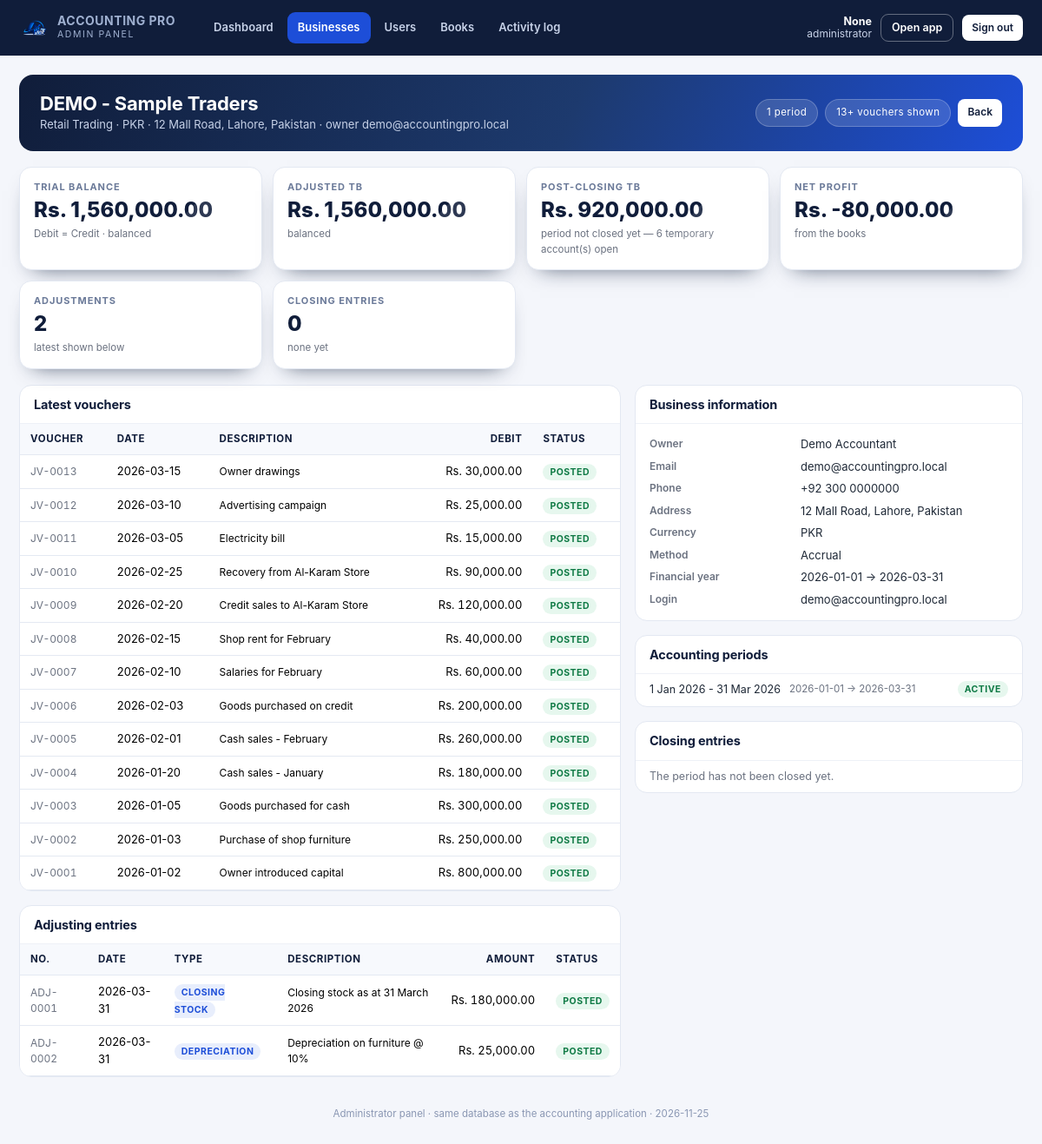
The page /admin/business/1 (signed in) on the database its author committed.
### models.py (models this page shows, shortened)
class Business(db.Model):
    __tablename__ = "businesses"
    id = db.Column(Integer, primary_key=True)
    user_id = db.Column(Integer, ForeignKey("users.id", ondelete="CASCADE"),
                        nullable=False, index=True)
    name = db.Column(String(190), nullable=False)
    logo = db.Column(String(255))
    owner_name = db.Column(String(150))
    address = db.Column(Text)
    phone = db.Column(String(50))
    email = db.Column(String(190))
    business_type = db.Column(String(100))
    currency = db.Column(String(8), default="PKR", nullable=False)
    fy_start = db.Column(Date, default=lambda: date(2026, 1, 1), nullable=False)
    fy_end = db.Column(Date, default=lambda: date(2026, 3, 31), nullable=False)
    accounting_method = db.Column(String(20), default="Accrual", nullable=False)
    description = db.Column(Text)
    created_at = db.Column(DateTime, default=datetime.utcnow, nullable=False)
    updated_at = db.Column(DateTime, default=datetime.utcnow, onupdate=datetime.utcnow)
    user = relationship("User", back_populates="businesses")
    periods = relationship("AccountingPeriod", back_populates="business",
                           cascade="all, delete-orphan")
    accounts = relationship("Account", back_populates="business",
                            cascade="all, delete-orphan")

class User(db.Model):
    __tablename__ = "users"
    id = db.Column(Integer, primary_key=True)
    name = db.Column(String(120), nullable=False)
    email = db.Column(String(190), nullable=False, unique=True, index=True)
    password_hash = db.Column(String(255), nullable=False)
    is_active = db.Column(Boolean, default=True, nullable=False)
    reset_token = db.Column(String(120), index=True)
    reset_expires = db.Column(DateTime)
    last_login = db.Column(DateTime)
    created_at = db.Column(DateTime, default=datetime.utcnow, nullable=False)
    businesses = relationship("Business", back_populates="user",
                              cascade="all, delete-orphan")
    settings = relationship("UserSettings", back_populates="user", uselist=False,
                            cascade="all, delete-orphan")

class JournalEntry(db.Model):
    __tablename__ = "journal_entries"
    __table_args__ = (
        UniqueConstraint("business_id", "voucher_no", name="uq_voucher_no"),
        Index("ix_entry_business_date", "business_id", "entry_date"),
    )
    id = db.Column(Integer, primary_key=True)
    business_id = db.Column(Integer, ForeignKey("businesses.id", ondelete="CASCADE"),
                            nullable=False, index=True)
    period_id = db.Column(Integer, ForeignKey("accounting_periods.id", ondelete="SET NULL"))
    voucher_no = db.Column(String(40), nullable=False)
    entry_date = db.Column(Date, nullable=False)
    entry_type = db.Column(String(40), default="General Journal", nullable=False)
    description = db.Column(String(255))
    narration = db.Column(Text)
    reference = db.Column(String(80))
    attachment = db.Column(String(255))
    status = db.Column(String(20), default="draft", nullable=False, index=True)
    reversal_of_id = db.Column(Integer, ForeignKey("journal_entries.id", ondelete="SET NULL"))
    total_debit = db.Column(Money, default=ZERO, nullable=False)
    total_credit = db.Column(Money, default=ZERO, nullable=False)
    created_by = db.Column(Integer, ForeignKey("users.id", ondelete="SET NULL"))
    created_at = db.Column(DateTime, default=datetime.utcnow, nullable=False)
    posted_at = db.Column(DateTime)
    lines = relationship("JournalLine", back_populates="entry",
                         cascade="all, delete-orphan", order_by="JournalLine.id")
    reversal_of = relationship("JournalEntry", remote_side=[id], foreign_keys=[reversal_of_id])

class Adjustment(db.Model):
    __tablename__ = "adjustments"
    __table_args__ = (UniqueConstraint("business_id", "adj_no", name="uq_adj_no"),)
    id = db.Column(Integer, primary_key=True)
    business_id = db.Column(Integer, ForeignKey("businesses.id", ondelete="CASCADE"),
                            nullable=False, index=True)
    period_id = db.Column(Integer, ForeignKey("accounting_periods.id", ondelete="SET NULL"))
    adj_no = db.Column(String(40), nullable=False)
    adj_date = db.Column(Date, nullable=False)
    kind = db.Column(String(50), default="Other", nullable=False)
    description = db.Column(String(255))
    narration = db.Column(Text)
    status = db.Column(String(20), default="draft", nullable=False)
    total_debit = db.Column(Money, default=ZERO, nullable=False)
    total_credit = db.Column(Money, default=ZERO, nullable=False)
    created_by = db.Column(Integer, ForeignKey("users.id", ondelete="SET NULL"))
    created_at = db.Column(DateTime, default=datetime.utcnow, nullable=False)
    lines = relationship("AdjustmentLine", back_populates="adjustment",
                         cascade="all, delete-orphan", order_by="AdjustmentLine.id")

class AccountingPeriod(db.Model):
    __tablename__ = "accounting_periods"
    __table_args__ = (UniqueConstraint("business_id", "label", name="uq_period_label"),)
    id = db.Column(Integer, primary_key=True)
    business_id = db.Column(Integer, ForeignKey("businesses.id", ondelete="CASCADE"),
                            nullable=False, index=True)
    label = db.Column(String(120), nullable=False)
    kind = db.Column(String(20), default="Yearly", nullable=False)
    start_date = db.Column(Date, nullable=False)
    end_date = db.Column(Date, nullable=False)
    is_active = db.Column(Boolean, default=True, nullable=False)
    is_closed = db.Column(Boolean, default=False, nullable=False)
    created_at = db.Column(DateTime, default=datetime.utcnow, nullable=False)
    business = relationship("Business", back_populates="periods")

### admin_panel.py (the view)
    @app.route("/admin/business/<int:business_id>")
    @admin_required
    def admin_business_detail(business_id):
        business = db.session.get(Business, business_id)
        if business is None:
            flash("That business no longer exists.", "warning")
            return redirect(url_for("admin_businesses"))
        vouchers = (JournalEntry.query.filter_by(business_id=business.id)
                    .order_by(JournalEntry.entry_date.desc(),
                              JournalEntry.id.desc()).limit(15).all())
        adjustments = (Adjustment.query.filter_by(business_id=business.id)
                       .order_by(Adjustment.adj_date.desc()).limit(10).all())
        closings = (ClosingEntry.query.filter_by(business_id=business.id)
                    .order_by(ClosingEntry.entry_date.desc()).all())
        periods = (AccountingPeriod.query.filter_by(business_id=business.id)
                   .order_by(AccountingPeriod.start_date).all())
        start = min([v.entry_date for v in vouchers], default=None) or business.fy_start
        end = max([v.entry_date for v in vouchers], default=None) or business.fy_end
        books = _check_books(business.id, start, end)
        adjusted = adjusted_trial_balance(business.id, start, end)
        post_closing = post_closing_trial_balance(business.id, start, end)
        pl = profit_and_loss(business.id, start, end)
        owner = db.session.get(User, business.user_id) if business.user_id else None
        return render_template("admin/business_detail.html", business=business,
                               owner=owner, vouchers=vouchers,
                               adjustments=adjustments, closings=closings,
                               periods=periods, start=start, end=end,
                               books=books, adjusted=adjusted,
                               post_closing=post_closing, pl=pl)

### templates/admin/business_detail.html (shortened to what this page needs)
{% extends 'admin/base.html' %}
{% block content %}
<div class="adm-hero">
  <div>
    <h1>{{ business.name }}</h1>
    <p>{{ business.business_type or 'Business' }} · {{ business.currency }} ·
       {{ business.address or 'no address' }} · owner {{ owner.email if owner else '—' }}</p>
  </div>
  <div class="ms-auto d-flex gap-2 flex-wrap">
    <span class="pill">{{ periods|length }} period{{ '' if periods|length == 1 else 's' }}</span>
    <span class="pill">{{ vouchers|length }}+ vouchers shown</span>
    <a class="btn btn-sm" style="background:#fff;color:#101D3A;font-weight:600"
       href="{{ url_for('admin_businesses') }}">Back</a>
  </div>
</div>
<div class="kpi-grid">
  <div class="kpi"><span>Trial balance</span>
    <strong>{{ books.debit|rs if books else '—' }}</strong>
    <small>{% if books and books.balanced %}Debit = Credit · balanced
           {% elif books %}Difference {{ books.difference|rs }}{% else %}no data{% endif %}</small></div>
  <div class="kpi"><span>Adjusted TB</span>
    <strong>{{ adjusted.totals.adjusted_debit|rs }}</strong>
    <small>{{ 'balanced' if adjusted.totals.is_balanced else 'difference ' ~ adjusted.totals.difference|rs }}</small></div>
  <div class="kpi"><span>Post-closing TB</span>
    <strong>{{ post_closing.total_debit|rs }}</strong>
    <small>{% if not closings %}period not closed yet — {{ post_closing.unclosed_temporary|length }}
           temporary account(s) open{% elif post_closing.is_balanced %}balanced · temp open
           {{ post_closing.unclosed_temporary|length }}{% else %}difference
           {{ post_closing.difference|rs }}{% endif %}</small></div>
  <div class="kpi"><span>Net Profit</span>
    <strong>{{ pl.net_profit|rs }}</strong><small>{% if pl.has_activity %}from the books{% else %}no activity{% endif %}</small></div>
  <div class="kpi"><span>Adjustments</span><strong>{{ adjustments|length }}</strong><small>latest shown below</small></div>
  <div class="kpi"><span>Closing entries</span><strong>{{ closings|length }}</strong>
    <small>{% for c in closings[:1] %}{{ c.entry_no }} · {{ c.status }}{% else %}none yet{% endfor %}</small></div>
</div>
<div class="adm-grid">
  <div>
    <section class="adm-card">
      <header><h3>Latest vouchers</h3></header>
      <div class="body flush">
        <div class="table-wrap">
          <table class="table align-middle mb-0">
            <thead><tr><th>Voucher</th><th>Date</th><th>Description</th>
              <th class="text-end">Debit</th><th>Status</th></tr></thead>
            <tbody>
            {% for v in vouchers %}
              <tr>
                <td class="code">{{ v.voucher_no }}</td>
                <td>{{ v.entry_date }}</td>
                <td class="hint" style="font-size:12px">{{ (v.description or v.entry_type)|truncate(50) }}</td>
                <td class="num">{{ v.total_debit|rs }}</td>
                <td><span class="adm-tag {{ 'ok' if v.status == 'posted' else ('info' if v.status == 'draft' else 'muted') }}">{{ v.status }}</span></td>
              </tr>
            {% else %}
              <tr><td colspan="5" class="hint">No vouchers.</td></tr>
            {% endfor %}
            </tbody>
          </table>
        </div>
      </div>
    </section>
    <section class="adm-card">
      <header><h3>Adjusting entries</h3></header>
      <div class="body flush">
        <div class="table-wrap">
          <table class="table align-middle mb-0">
            <thead><tr><th>No.</th><th>Date</th><th>Type</th><th>Description</th>
              <th class="text-end">Amount</th><th>Status</th></tr></thead>
            <tbody>
            {% for a in adjustments %}
              <tr>
                <td class="code">{{ a.adj_no }}</td>
                <td>{{ a.adj_date }}</td>
                <td><span class="adm-tag info">{{ a.kind }}</span></td>
                <td class="hint" style="font-size:12px">{{ (a.description or '')|truncate(40) }}</td>
                <td class="num">{{ a.total_debit|rs }}</td>
                <td><span class="adm-tag {{ 'ok' if a.status == 'posted' else 'muted' }}">{{ a.status }}</span></td>
              </tr>
            {% else %}
              <tr><td colspan="6" class="hint">No adjustments.</td></tr>
            {% endfor %}
            </tbody>
          </table>
        </div>
      </div>
    </section>
  </div>
  <div>
    <section class="adm-card">
      <header><h3>Business information</h3></header>
      <div class="body" style="font-size:12.5px">
        <dl class="kv mb-0">
          <dt>Owner</dt><dd>{{ business.owner_name or '—' }}</dd>
          <dt>Email</dt><dd>{{ business.email or '—' }}</dd>
          <dt>Phone</dt><dd>{{ business.phone or '—' }}</dd>
          <dt>Address</dt><dd>{{ business.address or '—' }}</dd>
          <dt>Currency</dt><dd>{{ business.currency }}</dd>
          <dt>Method</dt><dd>{{ business.accounting_method or '—' }}</dd>
          <dt>Financial year</dt><dd>{{ business.fy_start }} → {{ business.fy_end }}</dd>
          <dt>Login</dt><dd>{{ owner.email if owner else '—' }}</dd>
        </dl>
      </div>
    </section>
    <section class="adm-card">
      <header><h3>Accounting periods</h3></header>
      <div class="body flush">
        <ul class="adm-list">
          {% for p in periods %}
            <li><span>{{ p.label }}</span>
              <span class="hint">{{ p.start_date }} → {{ p.end_date }}</span>
              <span class="when">
                {% if p.is_active %}<span class="adm-tag ok">active</span>
                {% else %}<span class="adm-tag muted">{{ p.kind }}</span>{% endif %}</span></li>
          {% else %}
            <li class="hint">No period defined.</li>
          {% endfor %}
        </ul>
      </div>
    </section>
    <section class="adm-card">
      <header><h3>Closing entries</h3></header>
      <div class="body flush">
        <ul class="adm-list">
          {% for c in closings %}
            <li><span class="code">{{ c.entry_no }}</span>
              <span class="hint">{{ c.entry_date }}</span>
              <span class="when"><span class="adm-tag {{ 'ok' if c.status == 'posted' else 'muted' }}">{{ c.status }}</span></span></li>
          {% else %}
            <li class="hint">The period has not been closed yet.</li>
          {% endfor %}
        </ul>
      </div>
    </section>
  </div>
</div>
{% endblock %}

### rows shown on the page
Business: name "DEMO - Sample Traders", business_type "Retail Trading", currency "PKR", address "12 Mall Road, Lahore, Pakistan", owner_name "Demo Accountant", email "demo@accountingpro.local", phone "+92 300 0000000", accounting_method "Accrual", fy_start "2026-01-01", fy_end "2026-03-31"
User: email "demo@accountingpro.local"
JournalEntry: voucher_no "JV-0013", entry_date "2026-03-15", description "Owner drawings", total_debit|rs "Rs. 30,000.00", status "POSTED"
JournalEntry: voucher_no "JV-0012", entry_date "2026-03-10", description "Advertising campaign", total_debit|rs "Rs. 25,000.00", status "POSTED"
JournalEntry: voucher_no "JV-0011", entry_date "2026-03-05", description "Electricity bill", total_debit|rs "Rs. 15,000.00", status "POSTED"
JournalEntry: voucher_no "JV-0010", entry_date "2026-02-25", description "Recovery from Al-Karam Store", total_debit|rs "Rs. 90,000.00", status "POSTED"
JournalEntry: voucher_no "JV-0009", entry_date "2026-02-20", description "Credit sales to Al-Karam Store", total_debit|rs "Rs. 120,000.00", status "POSTED"
JournalEntry: voucher_no "JV-0008", entry_date "2026-02-15", description "Shop rent for February", total_debit|rs "Rs. 40,000.00", status "POSTED"
JournalEntry: voucher_no "JV-0007", entry_date "2026-02-10", description "Salaries for February", total_debit|rs "Rs. 60,000.00", status "POSTED"
JournalEntry: voucher_no "JV-0006", entry_date "2026-02-03", description "Goods purchased on credit", total_debit|rs "Rs. 200,000.00", status "POSTED"
JournalEntry: voucher_no "JV-0005", entry_date "2026-02-01", description "Cash sales - February", total_debit|rs "Rs. 260,000.00", status "POSTED"
JournalEntry: voucher_no "JV-0004", entry_date "2026-01-20", description "Cash sales - January", total_debit|rs "Rs. 180,000.00", status "POSTED"
JournalEntry: voucher_no "JV-0003", entry_date "2026-01-05", description "Goods purchased for cash", total_debit|rs "Rs. 300,000.00", status "POSTED"
JournalEntry: voucher_no "JV-0002", entry_date "2026-01-03", description "Purchase of shop furniture", total_debit|rs "Rs. 250,000.00", status "POSTED"
JournalEntry: voucher_no "JV-0001", entry_date "2026-01-02", description "Owner introduced capital", total_debit|rs "Rs. 800,000.00", status "POSTED"
Adjustment: adj_no "ADJ-0001", adj_date "2026-03-31", kind "CLOSING STOCK", description "Closing stock as at 31 March 2026", total_debit|rs "Rs. 180,000.00", status "POSTED"
Adjustment: adj_no "ADJ-0002", adj_date "2026-03-31", kind "DEPRECIATION", description "Depreciation on furniture @ 10%", total_debit|rs "Rs. 25,000.00", status "POSTED"
AccountingPeriod: label "1 Jan 2026 - 31 Mar 2026", start_date "2026-01-01", end_date "2026-03-31", is_active "ACTIVE"

### other values the page prints
{{ session.get('admin_email') }} "None"
{{ periods|length }} "1"
{{ vouchers|length }} "13"
{{ books.debit|rs if books else '—' }} "Rs. 1,560,000.00"
{{ adjusted.totals.adjusted_debit|rs }} "Rs. 1,560,000.00"
{{ post_closing.total_debit|rs }} "Rs. 920,000.00"
{{ post_closing.unclosed_temporary|length }} "6"
{{ pl.net_profit|rs }} "Rs. -80,000.00"
{{ adjustments|length }} "2"
{{ closings|length }} "0"
